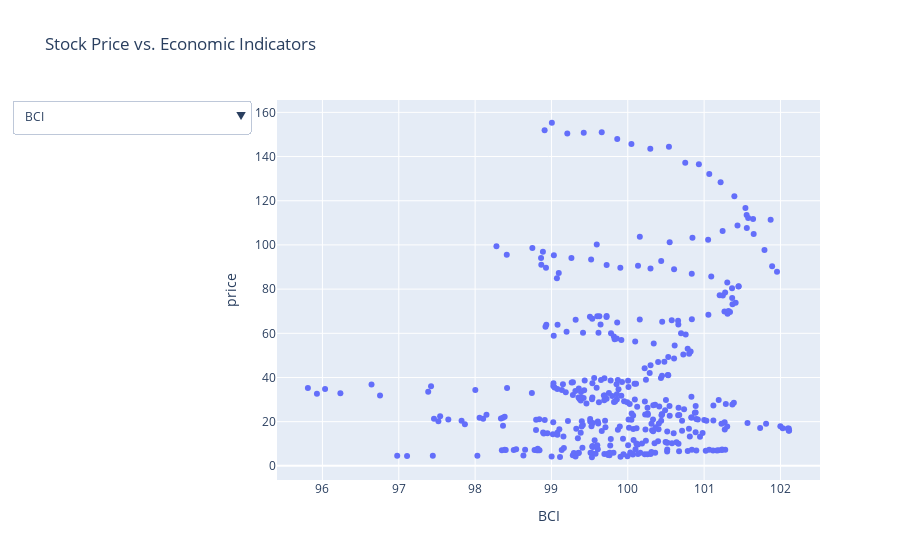

Notebook code for this chart:
### Code cell
# Identify the columns to include in the dropdown menu
x_features = data_melted.columns[1:]

# Create the scatter plot
fig = px.scatter(data_melted, 
                 x=x_features[0],  # Initial x-axis feature
                 y='price', 
                 title='Stock Price vs. Economic Indicators')

# Update layout to add dropdown menu for selecting x-axis feature
fig.update_layout(
    updatemenus=[
        dict(
            buttons=[dict(method='restyle',
                          label=feature,
                          args=[{'x': [data_melted[feature]]}]) for feature in x_features],
            direction='down',
            showactive=True,
        )
    ]
)

# Show the figure
fig.show()

### Figure 1 — Plotly figure (JSON) as saved in the notebook; plotly's stock layout.template omitted (floating-point values rounded to 4 significant figures; data arrays with more than 128 entries replaced by an {"elided": "..."} marker saying what was removed)
{"data": [{"hovertemplate": "BCI=%{x}<br>price=%{y}<extra></extra>", "legendgroup": "", "marker": {"color": "#636efa", "symbol": "circle"}, "mode": "markers", "name": "", "orientation": "v", "showlegend": false, "type": "scatter", "x": {"elided": "396 float values"}, "xaxis": "x", "y": {"elided": "396 float values"}, "yaxis": "y"}], "layout": {"legend": {"tracegroupgap": 0}, "title": {"text": "Stock Price vs. Economic Indicators"}, "updatemenus": [{"buttons": [{"args": [{"x": {"elided": "1x396 float values"}}], "label": "BCI", "method": "restyle"}, {"args": [{"x": {"elided": "1x396 float values"}}], "label": "CCI", "method": "restyle"}, {"args": [{"x": {"elided": "1x396 float values"}}], "label": "CLI", "method": "restyle"}, {"args": [{"x": {"elided": "1x396 float values"}}], "label": "3 month interbank rate", "method": "restyle"}, {"args": [{"x": {"elided": "1x396 float values"}}], "label": "Broad money", "method": "restyle"}, {"args": [{"x": {"elided": "1x396 float values"}}], "label": "Construction", "method": "restyle"}, {"args": [{"x": {"elided": "1x396 float values"}}], "label": "Consumer prices", "method": "restyle"}, {"args": [{"x": {"elided": "1x396 float values"}}], "label": "Industrial production", "method": "restyle"}, {"args": [{"x": {"elided": "1x396 float values"}}], "label": "Long-term interest rate", "method": "restyle"}, {"args": [{"x": {"elided": "1x396 float values"}}], "label": "Manufacturing confidence indicator", "method": "restyle"}, {"args": [{"x": {"elided": "1x396 float values"}}], "label": "Narrow money", "method": "restyle"}, {"args": [{"x": {"elided": "1x396 float values"}}], "label": "Overnight interbank rate", "method": "restyle"}, {"args": [{"x": {"elided": "1x396 float values"}}], "label": "Car registrations", "method": "restyle"}, {"args": [{"x": {"elided": "1x396 float values"}}], "label": "Manufacturing producer prices", "method": "restyle"}, {"args": [{"x": {"elided": "1x396 float values"}}], "label": "Retail trade volume", "method": "restyle"}, {"args": [{"x": {"elided": "1x396 float values"}}], "label": "Total employment", "method": "restyle"}, {"args": [{"x": {"elided": "1x396 float values"}}], "label": "Total manufacturing", "method": "restyle"}], "direction": "down", "showactive": true}], "xaxis": {"anchor": "y", "domain": [0, 1], "title": {"text": "BCI"}}, "yaxis": {"anchor": "x", "domain": [0, 1], "title": {"text": "price"}}}}
